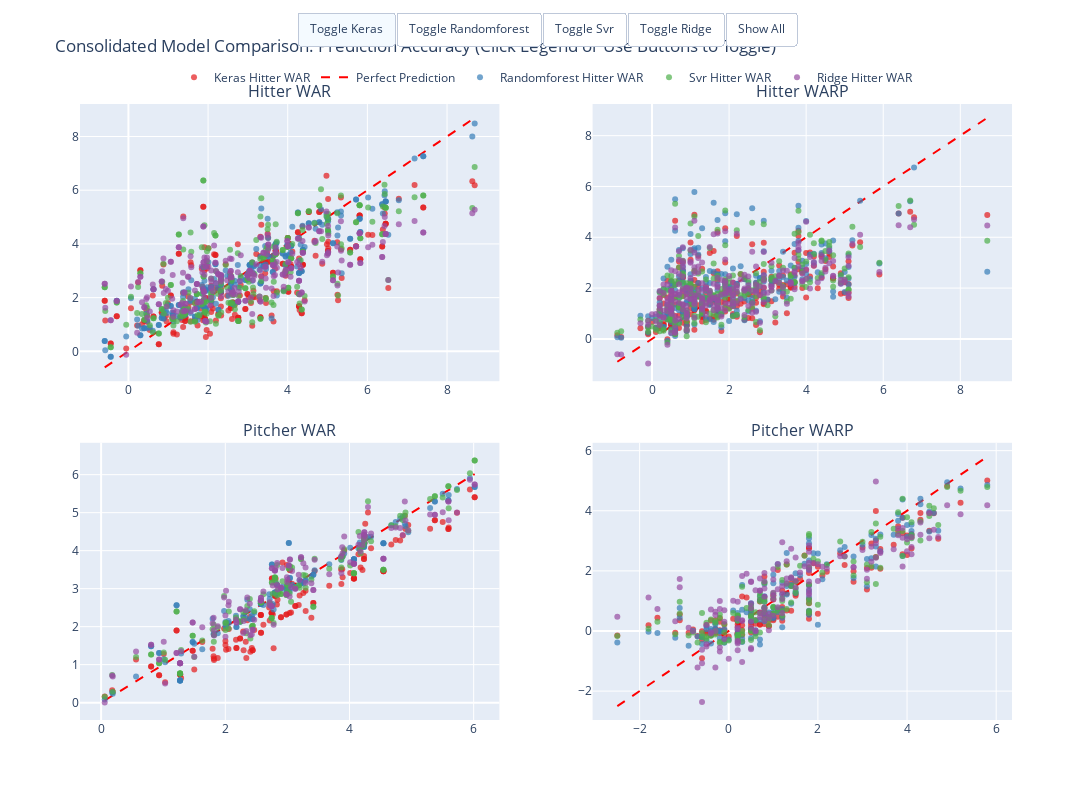
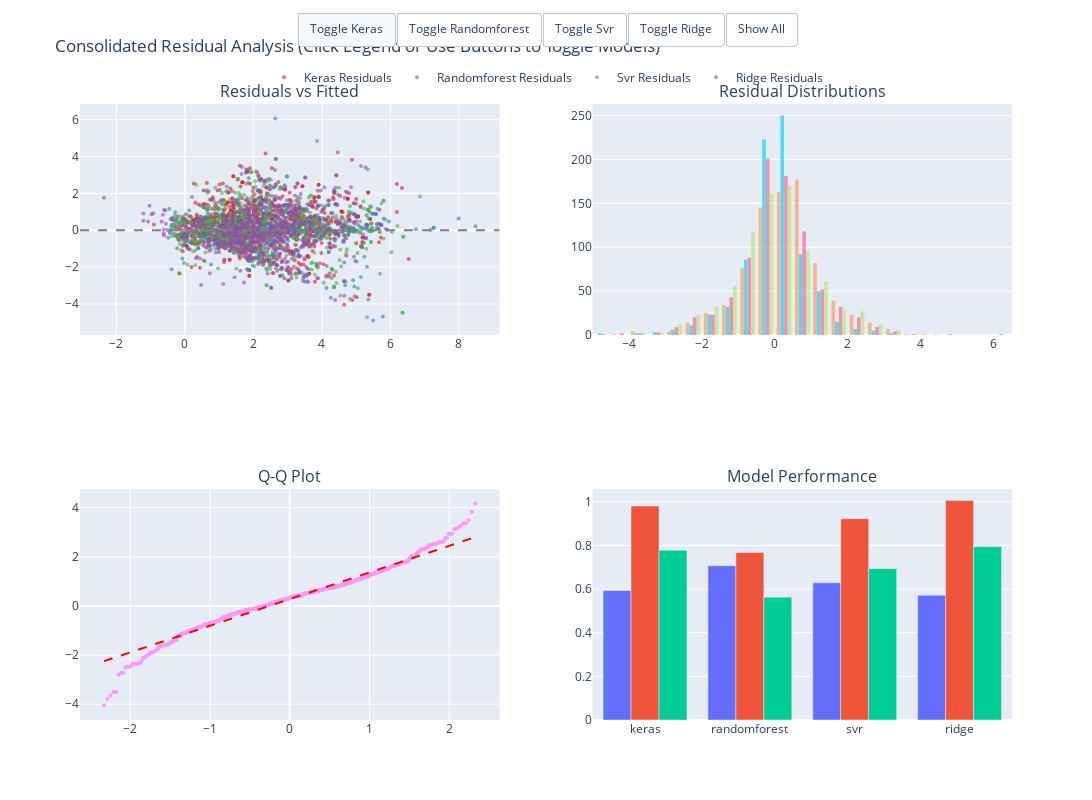

Write notebook code for charts like these, in order.
### Code cell
# === COMPREHENSIVE MODEL ANALYSIS WITH ENHANCED VISUALIZATIONS ===
def analyze_model_performance_with_visualizations(model_results):
    """Comprehensive model analysis with restored visualization capabilities"""
    print("📊 COMPREHENSIVE MODEL ANALYSIS WITH ENHANCED VISUALIZATIONS")
    print("="*70)
    
    # Auto-select best models for comparison
    best_models = select_best_models_by_category(model_results)
    print(f"🎯 Selected best models: {[m.upper() for m in best_models]}")
    
    # 1. Consolidated Model Comparison
    print("\n📈 Creating consolidated model comparison plots...")
    comparison_stats = plot_consolidated_model_comparison(
        model_results, 
        model_names=best_models,
        show_residuals=True,
        show_metrics=True
    )
    
    # 2. Enhanced Quadrant Analysis
    print("\n🎯 Creating enhanced quadrant analysis with dual accuracy zones...")
    plot_quadrant_analysis_px_toggle(
        model_results,
        model_names=best_models,
        show_hitters=True,
        show_pitchers=True
    )
    
    # 3. Animated Temporal Analysis
    print("\n🎬 Creating animated temporal analysis...")
    plot_war_warp_animated(
        model_results,
        model_names=best_models,
        show_hitters=True,
        show_pitchers=True
    )
    
    # 4. Comprehensive Residual Analysis
    print("\n🔍 Creating comprehensive residual analysis...")
    residual_stats = plot_comprehensive_residual_analysis(
        model_results,
        model_names=best_models
    )
    
    print("\n✅ COMPREHENSIVE ANALYSIS COMPLETE!")
    print("   📈 Consolidated visualizations: All models compared on unified plots")
    print("   🎯 Enhanced quadrant analysis: Dual accuracy zones with animation")
    print("   🎬 Temporal analysis: Year-over-year performance evolution") 
    print("   🔍 Residual diagnostics: Comprehensive model validation")
    print("   🖱️  Interactive features: Click legends, toggle traces, animate through time")
    
    return {
        'best_models': best_models,
        'comparison_stats': comparison_stats,
        'residual_stats': residual_stats,
        'model_results': model_results
    }

# Execute comprehensive analysis (only run if model_results exists and has results)
try:
    if 'model_results' in locals() and len(model_results.results) > 0:
        comprehensive_analysis = analyze_model_performance_with_visualizations(model_results)
        print("\n🎉 COMPREHENSIVE ANALYSIS WITH RESTORED VISUALIZATIONS COMPLETE!")
    else:
        print("⚠️  No model results available for analysis - run model training first")
        comprehensive_analysis = None
except Exception as e:
    print(f"⚠️  Comprehensive analysis failed: {e}")
    comprehensive_analysis = None

### Figure 1 — Plotly figure (JSON) as saved in the notebook; plotly's stock layout.template omitted (floating-point values rounded to 4 significant figures; data arrays with more than 128 entries replaced by an {"elided": "..."} marker saying what was removed)
{"data": [{"hovertemplate": "<b>%{text}</b><br>Actual: %{x:.3f}<br>Predicted: %{y:.3f}<br>Model: Keras<br><extra></extra>", "legendgroup": "Keras", "marker": {"color": "rgb(228,26,28)", "opacity": 0.7, "size": 6}, "mode": "markers", "name": "Keras Hitter WAR", "showlegend": true, "text": {"elided": "262 str values"}, "type": "scatter", "x": {"elided": "262 float values"}, "xaxis": "x", "y": {"elided": "262 float values"}, "yaxis": "y"}, {"legendgroup": "Perfect Prediction", "line": {"color": "red", "dash": "dash", "width": 2}, "mode": "lines", "name": "Perfect Prediction", "showlegend": true, "type": "scatter", "x": [-0.5952, 8.694], "xaxis": "x", "y": [-0.5952, 8.694], "yaxis": "y"}, {"hovertemplate": "<b>%{text}</b><br>Actual: %{x:.3f}<br>Predicted: %{y:.3f}<br>Model: Randomforest<br><extra></extra>", "legendgroup": "Randomforest", "marker": {"color": "rgb(55,126,184)", "opacity": 0.7, "size": 6}, "mode": "markers", "name": "Randomforest Hitter WAR", "showlegend": true, "text": {"elided": "262 str values"}, "type": "scatter", "x": {"elided": "262 float values"}, "xaxis": "x", "y": {"elided": "262 float values"}, "yaxis": "y"}, {"hovertemplate": "<b>%{text}</b><br>Actual: %{x:.3f}<br>Predicted: %{y:.3f}<br>Model: Svr<br><extra></extra>", "legendgroup": "Svr", "marker": {"color": "rgb(77,175,74)", "opacity": 0.7, "size": 6}, "mode": "markers", "name": "Svr Hitter WAR", "showlegend": true, "text": {"elided": "262 str values"}, "type": "scatter", "x": {"elided": "262 float values"}, "xaxis": "x", "y": {"elided": "262 float values"}, "yaxis": "y"}, {"hovertemplate": "<b>%{text}</b><br>Actual: %{x:.3f}<br>Predicted: %{y:.3f}<br>Model: Ridge<br><extra></extra>", "legendgroup": "Ridge", "marker": {"color": "rgb(152,78,163)", "opacity": 0.7, "size": 6}, "mode": "markers", "name": "Ridge Hitter WAR", "showlegend": true, "text": {"elided": "262 str values"}, "type": "scatter", "x": {"elided": "262 float values"}, "xaxis": "x", "y": {"elided": "262 float values"}, "yaxis": "y"}, {"hovertemplate": "<b>%{text}</b><br>Actual: %{x:.3f}<br>Predicted: %{y:.3f}<br>Model: Keras<br><extra></extra>", "legendgroup": "Keras", "marker": {"color": "rgb(228,26,28)", "opacity": 0.7, "size": 6}, "mode": "markers", "name": "Keras Hitter WARP", "showlegend": false, "text": {"elided": "262 str values"}, "type": "scatter", "x": {"elided": "262 float values"}, "xaxis": "x2", "y": {"elided": "262 float values"}, "yaxis": "y2"}, {"legendgroup": "Perfect Prediction", "line": {"color": "red", "dash": "dash", "width": 2}, "mode": "lines", "name": "Perfect Prediction", "showlegend": false, "type": "scatter", "x": [-0.9, 8.7], "xaxis": "x2", "y": [-0.9, 8.7], "yaxis": "y2"}, {"hovertemplate": "<b>%{text}</b><br>Actual: %{x:.3f}<br>Predicted: %{y:.3f}<br>Model: Randomforest<br><extra></extra>", "legendgroup": "Randomforest", "marker": {"color": "rgb(55,126,184)", "opacity": 0.7, "size": 6}, "mode": "markers", "name": "Randomforest Hitter WARP", "showlegend": false, "text": {"elided": "262 str values"}, "type": "scatter", "x": {"elided": "262 float values"}, "xaxis": "x2", "y": {"elided": "262 float values"}, "yaxis": "y2"}, {"hovertemplate": "<b>%{text}</b><br>Actual: %{x:.3f}<br>Predicted: %{y:.3f}<br>Model: Svr<br><extra></extra>", "legendgroup": "Svr", "marker": {"color": "rgb(77,175,74)", "opacity": 0.7, "size": 6}, "mode": "markers", "name": "Svr Hitter WARP", "showlegend": false, "text": {"elided": "262 str values"}, "type": "scatter", "x": {"elided": "262 float values"}, "xaxis": "x2", "y": {"elided": "262 float values"}, "yaxis": "y2"}, {"hovertemplate": "<b>%{text}</b><br>Actual: %{x:.3f}<br>Predicted: %{y:.3f}<br>Model: Ridge<br><extra></extra>", "legendgroup": "Ridge", "marker": {"color": "rgb(152,78,163)", "opacity": 0.7, "size": 6}, "mode": "markers", "name": "Ridge Hitter WARP", "showlegend": false, "text": {"elided": "262 str values"}, "type": "scatter", "x": {"elided": "262 float values"}, "xaxis": "x2", "y": {"elided": "262 float values"}, "yaxis": "y2"}, {"hovertemplate": "<b>%{text}</b><br>Actual: %{x:.3f}<br>Predicted: %{y:.3f}<br>Model: Keras<br><extra></extra>", "legendgroup": "Keras", "marker": {"color": "rgb(228,26,28)", "opacity": 0.7, "size": 6}, "mode": "markers", "name": "Keras Pitcher WAR", "showlegend": false, "text": {"elided": "143 str values"}, "type": "scatter", "x": {"elided": "143 float values"}, "xaxis": "x3", "y": {"elided": "143 float values"}, "yaxis": "y3"}, {"legendgroup": "Perfect Prediction", "line": {"color": "red", "dash": "dash", "width": 2}, "mode": "lines", "name": "Perfect Prediction", "showlegend": false, "type": "scatter", "x": [0.05807, 6.016], "xaxis": "x3", "y": [0.05807, 6.016], "yaxis": "y3"}, {"hovertemplate": "<b>%{text}</b><br>Actual: %{x:.3f}<br>Predicted: %{y:.3f}<br>Model: Randomforest<br><extra></extra>", "legendgroup": "Randomforest", "marker": {"color": "rgb(55,126,184)", "opacity": 0.7, "size": 6}, "mode": "markers", "name": "Randomforest Pitcher WAR", "showlegend": false, "text": {"elided": "143 str values"}, "type": "scatter", "x": {"elided": "143 float values"}, "xaxis": "x3", "y": {"elided": "143 float values"}, "yaxis": "y3"}, {"hovertemplate": "<b>%{text}</b><br>Actual: %{x:.3f}<br>Predicted: %{y:.3f}<br>Model: Svr<br><extra></extra>", "legendgroup": "Svr", "marker": {"color": "rgb(77,175,74)", "opacity": 0.7, "size": 6}, "mode": "markers", "name": "Svr Pitcher WAR", "showlegend": false, "text": {"elided": "143 str values"}, "type": "scatter", "x": {"elided": "143 float values"}, "xaxis": "x3", "y": {"elided": "143 float values"}, "yaxis": "y3"}, {"hovertemplate": "<b>%{text}</b><br>Actual: %{x:.3f}<br>Predicted: %{y:.3f}<br>Model: Ridge<br><extra></extra>", "legendgroup": "Ridge", "marker": {"color": "rgb(152,78,163)", "opacity": 0.7, "size": 6}, "mode": "markers", "name": "Ridge Pitcher WAR", "showlegend": false, "text": {"elided": "143 str values"}, "type": "scatter", "x": {"elided": "143 float values"}, "xaxis": "x3", "y": {"elided": "143 float values"}, "yaxis": "y3"}, {"hovertemplate": "<b>%{text}</b><br>Actual: %{x:.3f}<br>Predicted: %{y:.3f}<br>Model: Keras<br><extra></extra>", "legendgroup": "Keras", "marker": {"color": "rgb(228,26,28)", "opacity": 0.7, "size": 6}, "mode": "markers", "name": "Keras Pitcher WARP", "showlegend": false, "text": {"elided": "143 str values"}, "type": "scatter", "x": {"elided": "143 float values"}, "xaxis": "x4", "y": {"elided": "143 float values"}, "yaxis": "y4"}, {"legendgroup": "Perfect Prediction", "line": {"color": "red", "dash": "dash", "width": 2}, "mode": "lines", "name": "Perfect Prediction", "showlegend": false, "type": "scatter", "x": [-2.5, 5.8], "xaxis": "x4", "y": [-2.5, 5.8], "yaxis": "y4"}, {"hovertemplate": "<b>%{text}</b><br>Actual: %{x:.3f}<br>Predicted: %{y:.3f}<br>Model: Randomforest<br><extra></extra>", "legendgroup": "Randomforest", "marker": {"color": "rgb(55,126,184)", "opacity": 0.7, "size": 6}, "mode": "markers", "name": "Randomforest Pitcher WARP", "showlegend": false, "text": {"elided": "143 str values"}, "type": "scatter", "x": {"elided": "143 float values"}, "xaxis": "x4", "y": {"elided": "143 float values"}, "yaxis": "y4"}, {"hovertemplate": "<b>%{text}</b><br>Actual: %{x:.3f}<br>Predicted: %{y:.3f}<br>Model: Svr<br><extra></extra>", "legendgroup": "Svr", "marker": {"color": "rgb(77,175,74)", "opacity": 0.7, "size": 6}, "mode": "markers", "name": "Svr Pitcher WARP", "showlegend": false, "text": {"elided": "143 str values"}, "type": "scatter", "x": {"elided": "143 float values"}, "xaxis": "x4", "y": {"elided": "143 float values"}, "yaxis": "y4"}, {"hovertemplate": "<b>%{text}</b><br>Actual: %{x:.3f}<br>Predicted: %{y:.3f}<br>Model: Ridge<br><extra></extra>", "legendgroup": "Ridge", "marker": {"color": "rgb(152,78,163)", "opacity": 0.7, "size": 6}, "mode": "markers", "name": "Ridge Pitcher WARP", "showlegend": false, "text": {"elided": "143 str values"}, "type": "scatter", "x": {"elided": "143 float values"}, "xaxis": "x4", "y": {"elided": "143 float values"}, "yaxis": "y4"}], "layout": {"annotations": [{"font": {"size": 16}, "showarrow": false, "text": "Hitter WAR", "x": 0.225, "xanchor": "center", "xref": "paper", "y": 1, "yanchor": "bottom", "yref": "paper"}, {"font": {"size": 16}, "showarrow": false, "text": "Hitter WARP", "x": 0.775, "xanchor": "center", "xref": "paper", "y": 1, "yanchor": "bottom", "yref": "paper"}, {"font": {"size": 16}, "showarrow": false, "text": "Pitcher WAR", "x": 0.225, "xanchor": "center", "xref": "paper", "y": 0.45, "yanchor": "bottom", "yref": "paper"}, {"font": {"size": 16}, "showarrow": false, "text": "Pitcher WARP", "x": 0.775, "xanchor": "center", "xref": "paper", "y": 0.45, "yanchor": "bottom", "yref": "paper"}], "height": 800, "legend": {"orientation": "h", "x": 0.5, "xanchor": "center", "y": 1.02, "yanchor": "bottom"}, "title": {"text": "Consolidated Model Comparison: Prediction Accuracy (Click Legend or Use Buttons to Toggle)"}, "updatemenus": [{"buttons": [{"args": [{"visible": "toggle"}, [0, 5, 10, 15]], "label": "Toggle Keras", "method": "restyle"}, {"args": [{"visible": "toggle"}, [2, 7, 12, 17]], "label": "Toggle Randomforest", "method": "restyle"}, {"args": [{"visible": "toggle"}, [3, 8, 13, 18]], "label": "Toggle Svr", "method": "restyle"}, {"args": [{"visible": "toggle"}, [4, 9, 14, 19]], "label": "Toggle Ridge", "method": "restyle"}, {"args": [{"visible": true}, [0, 1, 2, 3, 4, 5, 6, 7, 8, 9, 10, 11, 12, 13, 14, 15, 16, 17, 18, 19]], "label": "Show All", "method": "restyle"}], "direction": "right", "type": "buttons", "x": 0.5, "xanchor": "center", "y": 1.15, "yanchor": "top"}], "width": 1200, "xaxis": {"anchor": "y", "domain": [0, 0.45]}, "xaxis2": {"anchor": "y2", "domain": [0.55, 1]}, "xaxis3": {"anchor": "y3", "domain": [0, 0.45]}, "xaxis4": {"anchor": "y4", "domain": [0.55, 1]}, "yaxis": {"anchor": "x", "domain": [0.55, 1]}, "yaxis2": {"anchor": "x2", "domain": [0.55, 1]}, "yaxis3": {"anchor": "x3", "domain": [0, 0.45]}, "yaxis4": {"anchor": "x4", "domain": [0, 0.45]}}}

### Figure 2 — Plotly figure (JSON) as saved in the notebook; plotly's stock layout.template omitted (floating-point values rounded to 4 significant figures; data arrays with more than 128 entries replaced by an {"elided": "..."} marker saying what was removed)
{"data": [{"legendgroup": "Keras", "marker": {"color": "rgb(228,26,28)", "opacity": 0.6, "size": 4}, "mode": "markers", "name": "Keras Residuals", "showlegend": true, "type": "scatter", "x": {"elided": "810 float values"}, "xaxis": "x", "y": {"elided": "810 float values"}, "yaxis": "y"}, {"legendgroup": "Randomforest", "marker": {"color": "rgb(55,126,184)", "opacity": 0.6, "size": 4}, "mode": "markers", "name": "Randomforest Residuals", "showlegend": true, "type": "scatter", "x": {"elided": "810 float values"}, "xaxis": "x", "y": {"elided": "810 float values"}, "yaxis": "y"}, {"legendgroup": "Svr", "marker": {"color": "rgb(77,175,74)", "opacity": 0.6, "size": 4}, "mode": "markers", "name": "Svr Residuals", "showlegend": true, "type": "scatter", "x": {"elided": "810 float values"}, "xaxis": "x", "y": {"elided": "810 float values"}, "yaxis": "y"}, {"legendgroup": "Ridge", "marker": {"color": "rgb(152,78,163)", "opacity": 0.6, "size": 4}, "mode": "markers", "name": "Ridge Residuals", "showlegend": true, "type": "scatter", "x": {"elided": "810 float values"}, "xaxis": "x", "y": {"elided": "810 float values"}, "yaxis": "y"}, {"legendgroup": "Keras", "name": "Keras Distribution", "nbinsx": 30, "opacity": 0.7, "showlegend": false, "type": "histogram", "x": {"elided": "810 float values"}, "xaxis": "x2", "yaxis": "y2"}, {"legendgroup": "Randomforest", "name": "Randomforest Distribution", "nbinsx": 30, "opacity": 0.7, "showlegend": false, "type": "histogram", "x": {"elided": "810 float values"}, "xaxis": "x2", "yaxis": "y2"}, {"legendgroup": "Svr", "name": "Svr Distribution", "nbinsx": 30, "opacity": 0.7, "showlegend": false, "type": "histogram", "x": {"elided": "810 float values"}, "xaxis": "x2", "yaxis": "y2"}, {"legendgroup": "Ridge", "name": "Ridge Distribution", "nbinsx": 30, "opacity": 0.7, "showlegend": false, "type": "histogram", "x": {"elided": "810 float values"}, "xaxis": "x2", "yaxis": "y2"}, {"legendgroup": "Keras", "marker": {"size": 4}, "mode": "markers", "name": "Keras Q-Q", "showlegend": false, "type": "scatter", "x": {"elided": "810 float values"}, "xaxis": "x3", "y": {"elided": "810 float values"}, "yaxis": "y3"}, {"legendgroup": "Normal Line", "line": {"color": "red", "dash": "dash"}, "mode": "lines", "name": "Normal Line", "showlegend": false, "type": "scatter", "x": [-2.326, 2.326], "xaxis": "x3", "y": [-2.248, 2.802], "yaxis": "y3"}, {"legendgroup": "R²", "name": "R²", "showlegend": false, "type": "bar", "x": ["keras", "randomforest", "svr", "ridge"], "xaxis": "x4", "y": [0.5938, 0.7069, 0.6292, 0.572], "yaxis": "y4"}, {"legendgroup": "RMSE", "name": "RMSE", "showlegend": false, "type": "bar", "x": ["keras", "randomforest", "svr", "ridge"], "xaxis": "x4", "y": [0.9809, 0.7681, 0.9228, 1.006], "yaxis": "y4"}, {"legendgroup": "MAE", "name": "MAE", "showlegend": false, "type": "bar", "x": ["keras", "randomforest", "svr", "ridge"], "xaxis": "x4", "y": [0.7782, 0.5631, 0.6938, 0.7946], "yaxis": "y4"}], "layout": {"annotations": [{"font": {"size": 16}, "showarrow": false, "text": "Residuals vs Fitted", "x": 0.225, "xanchor": "center", "xref": "paper", "y": 1, "yanchor": "bottom", "yref": "paper"}, {"font": {"size": 16}, "showarrow": false, "text": "Residual Distributions", "x": 0.775, "xanchor": "center", "xref": "paper", "y": 1, "yanchor": "bottom", "yref": "paper"}, {"font": {"size": 16}, "showarrow": false, "text": "Q-Q Plot", "x": 0.225, "xanchor": "center", "xref": "paper", "y": 0.375, "yanchor": "bottom", "yref": "paper"}, {"font": {"size": 16}, "showarrow": false, "text": "Model Performance", "x": 0.775, "xanchor": "center", "xref": "paper", "y": 0.375, "yanchor": "bottom", "yref": "paper"}], "height": 800, "legend": {"orientation": "h", "x": 0.5, "xanchor": "center", "y": 1.02, "yanchor": "bottom"}, "shapes": [{"line": {"color": "gray", "dash": "dash"}, "type": "line", "x0": 0, "x1": 1, "xref": "x domain", "y0": 0, "y1": 0, "yref": "y"}], "title": {"text": "Consolidated Residual Analysis (Click Legend or Use Buttons to Toggle Models)"}, "updatemenus": [{"buttons": [{"args": [{"visible": "toggle"}, [0, 4, 8]], "label": "Toggle Keras", "method": "restyle"}, {"args": [{"visible": "toggle"}, [1, 5]], "label": "Toggle Randomforest", "method": "restyle"}, {"args": [{"visible": "toggle"}, [2, 6]], "label": "Toggle Svr", "method": "restyle"}, {"args": [{"visible": "toggle"}, [3, 7]], "label": "Toggle Ridge", "method": "restyle"}, {"args": [{"visible": true}, [0, 1, 2, 3, 4, 5, 6, 7, 8, 9, 10, 11, 12]], "label": "Show All", "method": "restyle"}], "direction": "right", "type": "buttons", "x": 0.5, "xanchor": "center", "y": 1.15, "yanchor": "top"}], "width": 1200, "xaxis": {"anchor": "y", "domain": [0, 0.45]}, "xaxis2": {"anchor": "y2", "domain": [0.55, 1]}, "xaxis3": {"anchor": "y3", "domain": [0, 0.45]}, "xaxis4": {"anchor": "y4", "domain": [0.55, 1]}, "yaxis": {"anchor": "x", "domain": [0.625, 1]}, "yaxis2": {"anchor": "x2", "domain": [0.625, 1]}, "yaxis3": {"anchor": "x3", "domain": [0, 0.375]}, "yaxis4": {"anchor": "x4", "domain": [0, 0.375]}}}
